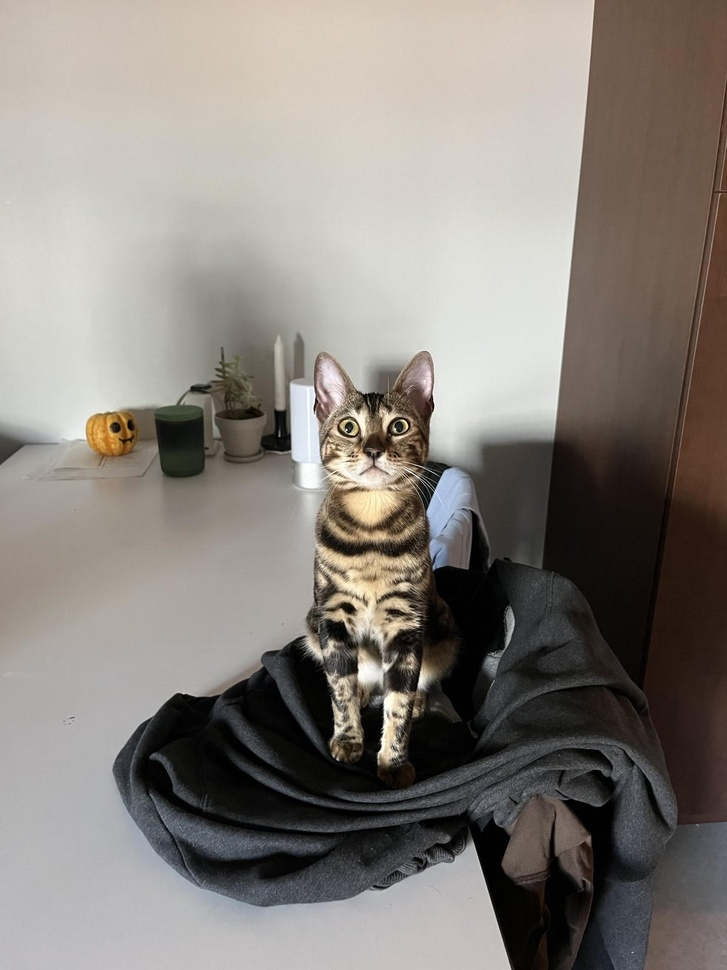
//> input picture input.jpg, 727 x 970 px, shrunk from 1200 x 1600 before the run
$ ./main input.jpg out.png   (built with g++ and OpenCV 4)
//> lines starting //> are read from the running program, lines starting //| are printed output that depends on the picture
#include <opencv2/opencv.hpp>
#include <opencv2/highgui/highgui.hpp>
#include <iostream>

int main(int argc, char* argv[]) {
    if (argc != 3) {
        std::cerr << "Usage: " << argv[0] << " <in-path> <out-path>" << std::endl;
        return -1;
    }

    const std::string inPath = argv[1];
    const std::string outPath = argv[2];

    auto img = cv::imread(inPath, cv::IMREAD_UNCHANGED);
//> img is the input picture: 970 rows x 727 cols, CV_8UC3; mean B, G, R 123.5, 129.5, 135.3
    if (img.empty()) {
        std::cerr << "Failed to open image file." << std::endl;
        return -1;
    }

    const auto width = img.cols;
//> width = 727
    const auto height = img.rows;
//> height = 970

    std::cout << "Found image: " << inPath << std::endl;
    std::cout << "Image width: " << width << ", Image height: " << height << std::endl;
//| Image width: 727, Image height: 970

    cv::Mat gray_img(img.rows, img.cols, CV_8UC1);

    for (int i = 0; i < img.total(); ++i) {
        auto* pixel = &img.data[i * 3];
        uchar gray_value = static_cast<uchar>(0.299f * pixel[2] + 0.587f * pixel[1] + 0.114f * pixel[0]);
        gray_img.data[i] = gray_value;
    }
//> this loop made 705190 passes
//> gray_value on passes 1 to 3: 183, 182, 183
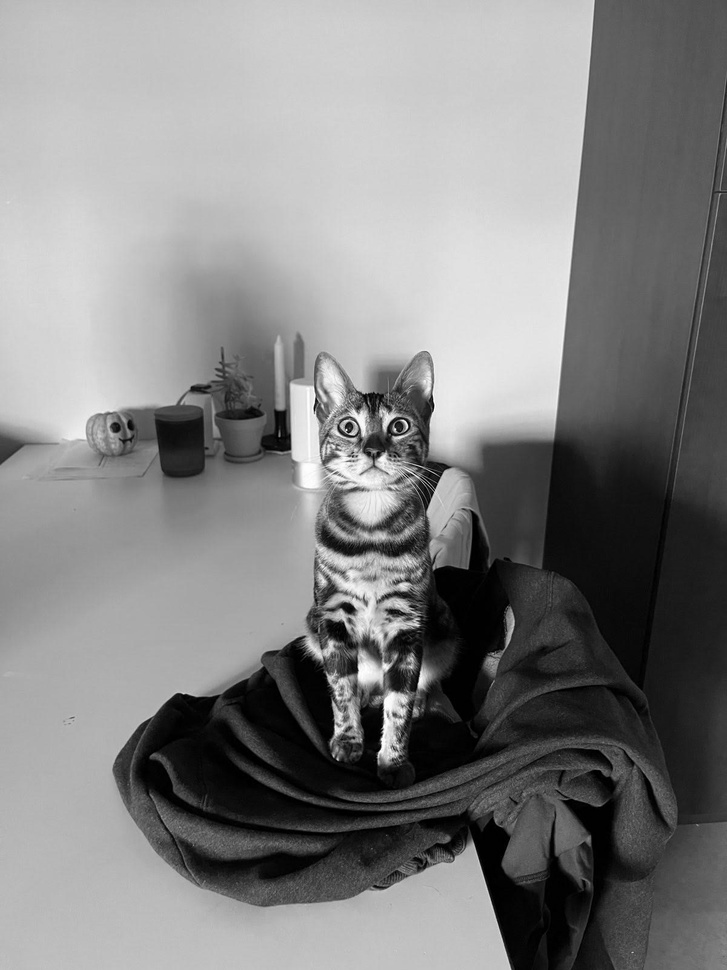
//> gray_img: 970 rows x 727 cols, CV_8UC1; min 0, max 254, mean 130.1

    if (!cv::imwrite(outPath, gray_img)) {
        std::cerr << "Failed to write image file: " << outPath << std::endl;
        return -1;
    }

    std::cout << "Wrote grayscale image: " << outPath << std::endl;

    return 0;
}
